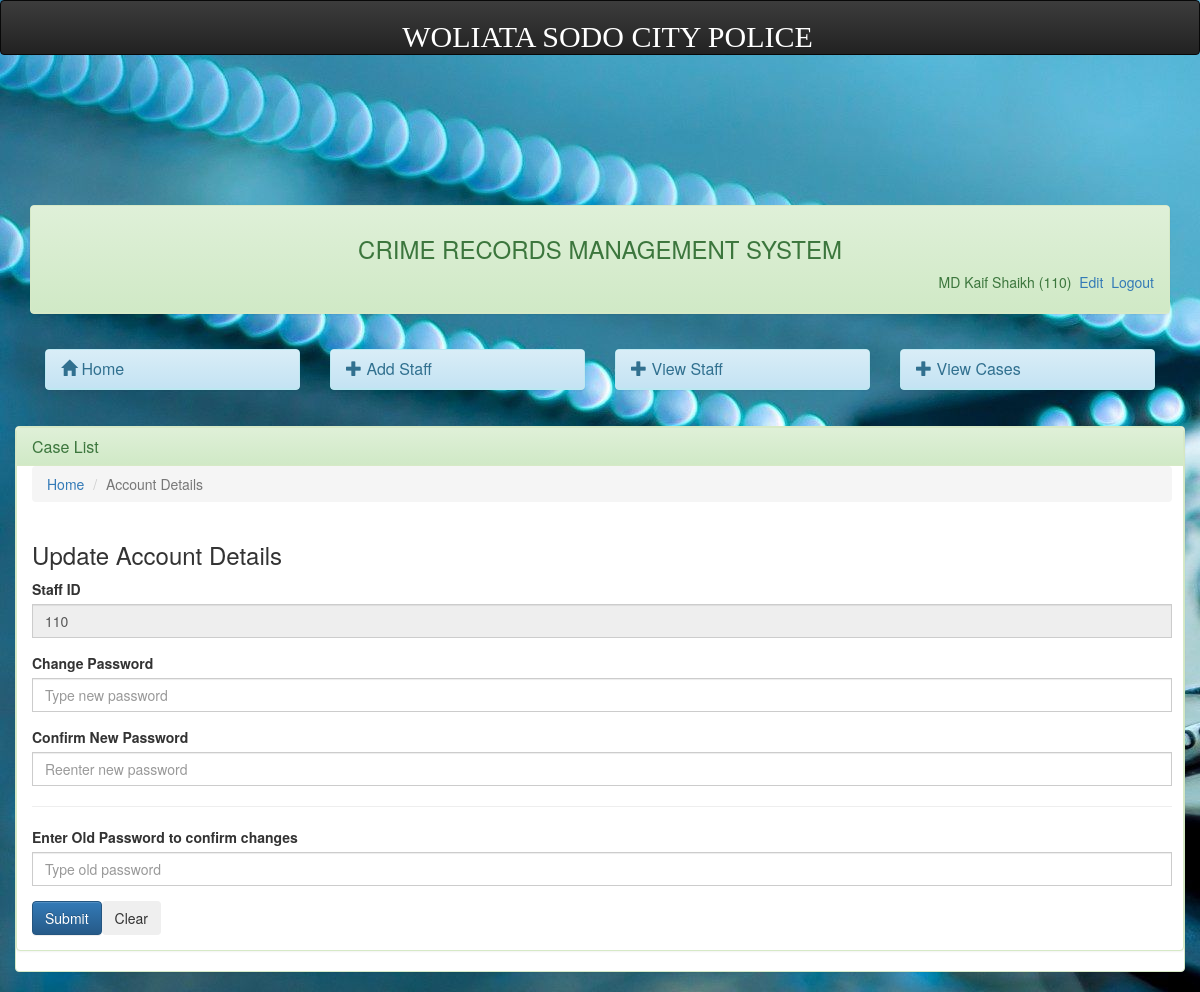
Screenshot of /admin/profile.php (signed in) with the database file from the repository.
### tables this page shows
CREATE TABLE `userlogin` (
  `id` int(11) NOT NULL,
  `staffid` varchar(20) NOT NULL,
  `status` varchar(50) NOT NULL,
  `password` varchar(50) NOT NULL,
  `surname` varchar(50) NOT NULL,
  `othernames` varchar(50) NOT NULL
);

### admin/session.php (called while the page is built, shortened)
<?php
$session_id=$_SESSION['staffid'];
?>

### admin/profile.php (the view, shortened to what this page needs)
<?php
include('dbconnect.php');
include('header.php');
 ?>
<br />
<div class="container-fluid">
  <?php include('menubar.php');?>
  <div class="col-md-1"></div>
  <div class="col-md-12">
    <div class="panel panel-success">
      <div class="panel panel-success">
        <div class="panel-heading">
          <h3 class="panel-title">
            Case List
          </h3>
        </div>
 <body >
      <div class="content-wrapper">
        <div class="container">
          <section class="content-header">
            <ol class="breadcrumb">
              <li><a href="#"><i class="fa fa-dashboard"></i> Home</a></li>
              <li class="active">Account Details</li>
            </ol>
          </section>
<?php
		    include('dbconnect.php');
            $query= mysqli_query($dbcon,"select * from userlogin where staffid = '$session_id'")or die(mysql_error());
            $row = mysqli_fetch_array($query);
		  ?>
          <section class="content">
            <div class="row">
	      <div class="col-md-12">
              <div class="box box-primary">
                <div class="box-header">
                  <h3 class="box-title">Update Account Details</h3>
                </div>
                <div class="box-body">
                  <form id = "formE"method="post" action="profile_update.php" onsubmit="return myFunction()">
				  <div class="form-group">
                    <label for="date">Staff ID</label>
                    <div class="input-group col-md-12">
                      <input type="text" class="form-control pull-right" readonly="" value="<?php echo $row['staffid'];?>" name="username" placeholder="Username" required>
                    </div>
                  </div>
				  <div class="form-group">
                    <label for="date">Change Password</label>
                    <div class="input-group col-md-12">
                      <input type="password" class="form-control pull-right" id="password" name="password" placeholder="Type new password">
                    </div>
                  </div>
				  <div class="form-group">
                    <label for="date">Confirm New Password</label>
                    <div class="input-group col-md-12">
                      <input type="password" class="form-control pull-right" id="cfmPassword" name="newpassword" placeholder="Reenter new password">
                    </div>
                  </div>
				  <hr>
					<div class="form-group">
                    <label for="date">Enter Old Password to confirm changes</label>
                    <div class="input-group col-md-12">
                      <input type="password" class="form-control pull-right" id="date" name="passwordold" placeholder="Type old password" required>
                    </div>
                  </div>
                  <div class="form-group">
                    <div class="input-group">
                      <input class = "btn btn-primary" type="submit" value="Submit">
					  <button class="btn" id="daterange-btn">
                        Clear
                      </button>
                    </div>
                  </div>
				</form>
                </div>
              </div>
            </div>
          </div>
          </section>
        </div>
      </div>
    </div>

### admin/menubar.php
<div class="col-md-12">
	<div class="panel panel-success">
		<div class="panel-heading" style="padding-bottom: 40px;">
			<center><h3>CRIME RECORDS MANAGEMENT SYSTEM</h3></center>
					<?php
					include('session.php');
					include('dbconnect.php');
					$query= mysqli_query($dbcon,"select * from userlogin where staffid = '$session_id'")or die(mysqli_error());
					$row = mysqli_fetch_array($query);
					?>
                           <span class="pull-right">
                              <?php echo $row['surname']." ". $row['othernames']." (" .$row['staffid'].")";  ?>
                                 <a href="profile.php"><i class="icon-signout icon-large"></i>&nbsp;Edit</a>
                                  <a href="logout.php"><i class="icon-signout icon-large"></i>&nbsp;Logout</a>
                                 </span>
                   </div>
		</div>
		<div class="panel-body">
			<div class="row">
				<div class="col-md-3">
					<div class="panel panel-info">
						<div class="panel-heading">
							<h3 class="panel-title"> <a href="index.php">
								<span class="glyphicon glyphicon-home" aria-hidden="true"></span> Home</a>
						</div>
					</div>
				</div>
				<div class="col-md-3">
					<div class="panel panel-info">
						<div class="panel-heading">
							<h3 class="panel-title"> <a href="addstaff.php">
								<span class="glyphicon glyphicon-plus" aria-hidden="true"></span>
							Add Staff</a>
							</h3>
						</div>
					</div>
				</div>
				<div class="col-md-3">
					<div class="panel panel-info">
						<div class="panel-heading">
							<h3 class="panel-title"> <a href="user.php">
								<span class="glyphicon glyphicon-plus" aria-hidden="true"></span>
							View Staff</a>
							</h3>
						</div>
					</div>
				</div>
				<div class="col-md-3">
					<div class="panel panel-info">
						<div class="panel-heading">
							<h3 class="panel-title"> <a href="caseview.php">
								<span class="glyphicon glyphicon-plus" aria-hidden="true"></span>
							View Cases</a>
							</h3>
						</div>
					</div>
				</div>
			</div>
		</div>
	</div>
</div>

### assets/css/simple-sidebar.css (style rules this page uses)
body { overflow-x: hidden; }

### rows the page displays
userlogin: surname "MD Kaif", othernames "Shaikh", staffid "110", username "110"
